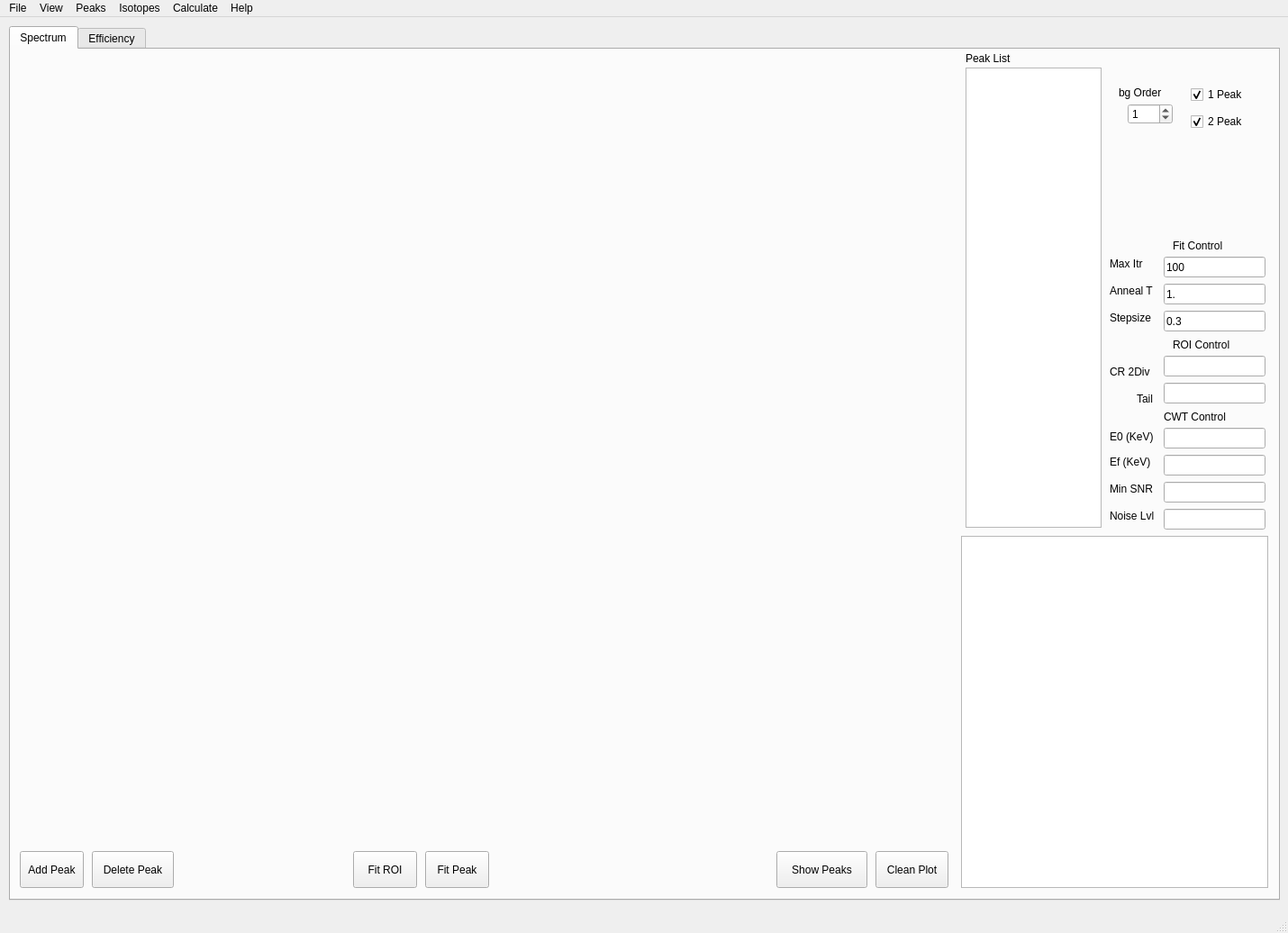
<?xml version="1.0" encoding="UTF-8"?>
<ui version="4.0">
 <class>MainWindow</class>
 <widget class="QMainWindow" name="MainWindow">
  <property name="geometry">
   <rect>
    <x>0</x>
    <y>0</y>
    <width>1430</width>
    <height>1036</height>
   </rect>
  </property>
  <property name="windowTitle">
   <string>MainWindow</string>
  </property>
  <widget class="QWidget" name="homeWidget">
   <widget class="QTabWidget" name="tabWidget">
    <property name="geometry">
     <rect>
      <x>10</x>
      <y>10</y>
      <width>1411</width>
      <height>971</height>
     </rect>
    </property>
    <property name="currentIndex">
     <number>0</number>
    </property>
    <widget class="QWidget" name="tabSpectrum">
     <attribute name="title">
      <string>Spectrum</string>
     </attribute>
     <widget class="PlotWidget" name="plotSpectrum" native="true">
      <property name="geometry">
       <rect>
        <x>10</x>
        <y>10</y>
        <width>1031</width>
        <height>871</height>
       </rect>
      </property>
     </widget>
     <widget class="QPushButton" name="toolAddPeak">
      <property name="geometry">
       <rect>
        <x>10</x>
        <y>890</y>
        <width>71</width>
        <height>41</height>
       </rect>
      </property>
      <property name="text">
       <string>Add Peak</string>
      </property>
     </widget>
     <widget class="QToolButton" name="pushDelPeak">
      <property name="geometry">
       <rect>
        <x>90</x>
        <y>890</y>
        <width>91</width>
        <height>41</height>
       </rect>
      </property>
      <property name="text">
       <string>Delete Peak</string>
      </property>
     </widget>
     <widget class="QToolButton" name="pushFitPeak">
      <property name="geometry">
       <rect>
        <x>460</x>
        <y>890</y>
        <width>71</width>
        <height>41</height>
       </rect>
      </property>
      <property name="text">
       <string>Fit Peak</string>
      </property>
     </widget>
     <widget class="QToolButton" name="pushFitROI">
      <property name="geometry">
       <rect>
        <x>380</x>
        <y>890</y>
        <width>71</width>
        <height>41</height>
       </rect>
      </property>
      <property name="text">
       <string>Fit ROI</string>
      </property>
     </widget>
     <widget class="QPushButton" name="pushClean">
      <property name="geometry">
       <rect>
        <x>960</x>
        <y>890</y>
        <width>81</width>
        <height>41</height>
       </rect>
      </property>
      <property name="text">
       <string>Clean Plot</string>
      </property>
     </widget>
     <widget class="QPushButton" name="pushShowPeaks">
      <property name="geometry">
       <rect>
        <x>850</x>
        <y>890</y>
        <width>101</width>
        <height>41</height>
       </rect>
      </property>
      <property name="text">
       <string>Show Peaks</string>
      </property>
     </widget>
     <widget class="QTextBrowser" name="textBrowser">
      <property name="geometry">
       <rect>
        <x>1055</x>
        <y>540</y>
        <width>341</width>
        <height>391</height>
       </rect>
      </property>
     </widget>
     <widget class="QLineEdit" name="cwt1">
      <property name="geometry">
       <rect>
        <x>1280</x>
        <y>420</y>
        <width>113</width>
        <height>23</height>
       </rect>
      </property>
     </widget>
     <widget class="QLineEdit" name="cwt2">
      <property name="geometry">
       <rect>
        <x>1280</x>
        <y>450</y>
        <width>113</width>
        <height>23</height>
       </rect>
      </property>
      <property name="text">
       <string/>
      </property>
     </widget>
     <widget class="QLineEdit" name="cwt3">
      <property name="geometry">
       <rect>
        <x>1280</x>
        <y>480</y>
        <width>113</width>
        <height>23</height>
       </rect>
      </property>
     </widget>
     <widget class="QLineEdit" name="cwt4">
      <property name="geometry">
       <rect>
        <x>1280</x>
        <y>510</y>
        <width>113</width>
        <height>23</height>
       </rect>
      </property>
     </widget>
     <widget class="QLabel" name="label">
      <property name="geometry">
       <rect>
        <x>1280</x>
        <y>400</y>
        <width>101</width>
        <height>16</height>
       </rect>
      </property>
      <property name="text">
       <string>CWT Control</string>
      </property>
     </widget>
     <widget class="QListWidget" name="listWidget">
      <property name="geometry">
       <rect>
        <x>1060</x>
        <y>20</y>
        <width>151</width>
        <height>511</height>
       </rect>
      </property>
     </widget>
     <widget class="QLabel" name="label_2">
      <property name="geometry">
       <rect>
        <x>1060</x>
        <y>0</y>
        <width>101</width>
        <height>20</height>
       </rect>
      </property>
      <property name="text">
       <string>Peak List</string>
      </property>
     </widget>
     <widget class="QLabel" name="label_3">
      <property name="geometry">
       <rect>
        <x>1220</x>
        <y>420</y>
        <width>61</width>
        <height>20</height>
       </rect>
      </property>
      <property name="text">
       <string>E0 (KeV)</string>
      </property>
     </widget>
     <widget class="QLabel" name="label_4">
      <property name="geometry">
       <rect>
        <x>1220</x>
        <y>450</y>
        <width>51</width>
        <height>16</height>
       </rect>
      </property>
      <property name="text">
       <string>Ef (KeV)</string>
      </property>
     </widget>
     <widget class="QLabel" name="label_5">
      <property name="geometry">
       <rect>
        <x>1220</x>
        <y>510</y>
        <width>62</width>
        <height>15</height>
       </rect>
      </property>
      <property name="text">
       <string>Noise Lvl</string>
      </property>
     </widget>
     <widget class="QLabel" name="label_6">
      <property name="geometry">
       <rect>
        <x>1220</x>
        <y>480</y>
        <width>62</width>
        <height>15</height>
       </rect>
      </property>
      <property name="text">
       <string>Min SNR</string>
      </property>
     </widget>
     <widget class="QLineEdit" name="roi2">
      <property name="geometry">
       <rect>
        <x>1280</x>
        <y>370</y>
        <width>113</width>
        <height>23</height>
       </rect>
      </property>
     </widget>
     <widget class="QLineEdit" name="roi1">
      <property name="geometry">
       <rect>
        <x>1280</x>
        <y>340</y>
        <width>113</width>
        <height>23</height>
       </rect>
      </property>
     </widget>
     <widget class="QLabel" name="label_7">
      <property name="geometry">
       <rect>
        <x>1290</x>
        <y>320</y>
        <width>91</width>
        <height>16</height>
       </rect>
      </property>
      <property name="text">
       <string>ROI Control</string>
      </property>
     </widget>
     <widget class="QLabel" name="label_8">
      <property name="geometry">
       <rect>
        <x>1220</x>
        <y>350</y>
        <width>51</width>
        <height>16</height>
       </rect>
      </property>
      <property name="text">
       <string>CR 2Div</string>
      </property>
     </widget>
     <widget class="QLabel" name="label_9">
      <property name="geometry">
       <rect>
        <x>1250</x>
        <y>380</y>
        <width>31</width>
        <height>16</height>
       </rect>
      </property>
      <property name="text">
       <string>Tail</string>
      </property>
     </widget>
     <widget class="QCheckBox" name="peak1">
      <property name="geometry">
       <rect>
        <x>1310</x>
        <y>40</y>
        <width>91</width>
        <height>20</height>
       </rect>
      </property>
      <property name="text">
       <string>1 Peak</string>
      </property>
      <property name="checked">
       <bool>true</bool>
      </property>
     </widget>
     <widget class="QCheckBox" name="peak2">
      <property name="geometry">
       <rect>
        <x>1310</x>
        <y>70</y>
        <width>91</width>
        <height>20</height>
       </rect>
      </property>
      <property name="text">
       <string>2 Peak</string>
      </property>
      <property name="checked">
       <bool>true</bool>
      </property>
     </widget>
     <widget class="QSpinBox" name="bgOrder">
      <property name="geometry">
       <rect>
        <x>1240</x>
        <y>60</y>
        <width>50</width>
        <height>23</height>
       </rect>
      </property>
      <property name="value">
       <number>1</number>
      </property>
     </widget>
     <widget class="QLabel" name="label_10">
      <property name="geometry">
       <rect>
        <x>1230</x>
        <y>40</y>
        <width>62</width>
        <height>15</height>
       </rect>
      </property>
      <property name="text">
       <string>bg Order</string>
      </property>
     </widget>
     <widget class="QLineEdit" name="fit1">
      <property name="geometry">
       <rect>
        <x>1280</x>
        <y>230</y>
        <width>113</width>
        <height>23</height>
       </rect>
      </property>
      <property name="text">
       <string>100</string>
      </property>
     </widget>
     <widget class="QLineEdit" name="fit2">
      <property name="geometry">
       <rect>
        <x>1280</x>
        <y>260</y>
        <width>113</width>
        <height>23</height>
       </rect>
      </property>
      <property name="text">
       <string>1.</string>
      </property>
     </widget>
     <widget class="QLineEdit" name="fit3">
      <property name="geometry">
       <rect>
        <x>1280</x>
        <y>290</y>
        <width>113</width>
        <height>23</height>
       </rect>
      </property>
      <property name="text">
       <string>0.3</string>
      </property>
     </widget>
     <widget class="QLabel" name="label_11">
      <property name="geometry">
       <rect>
        <x>1290</x>
        <y>210</y>
        <width>81</width>
        <height>16</height>
       </rect>
      </property>
      <property name="text">
       <string>Fit Control</string>
      </property>
     </widget>
     <widget class="QLabel" name="label_12">
      <property name="geometry">
       <rect>
        <x>1220</x>
        <y>230</y>
        <width>62</width>
        <height>15</height>
       </rect>
      </property>
      <property name="text">
       <string>Max Itr</string>
      </property>
     </widget>
     <widget class="QLabel" name="label_13">
      <property name="geometry">
       <rect>
        <x>1220</x>
        <y>260</y>
        <width>62</width>
        <height>15</height>
       </rect>
      </property>
      <property name="text">
       <string>Anneal T</string>
      </property>
     </widget>
     <widget class="QLabel" name="label_14">
      <property name="geometry">
       <rect>
        <x>1220</x>
        <y>290</y>
        <width>62</width>
        <height>15</height>
       </rect>
      </property>
      <property name="text">
       <string>Stepsize</string>
      </property>
     </widget>
    </widget>
    <widget class="QWidget" name="tabEff">
     <attribute name="title">
      <string>Efficiency</string>
     </attribute>
    </widget>
   </widget>
  </widget>
  <widget class="QMenuBar" name="menubar">
   <property name="geometry">
    <rect>
     <x>0</x>
     <y>0</y>
     <width>1430</width>
     <height>29</height>
    </rect>
   </property>
   <widget class="QMenu" name="menuFILE">
    <property name="title">
     <string>File</string>
    </property>
    <addaction name="actionOpen"/>
    <addaction name="actionSave"/>
    <addaction name="actionImport"/>
    <addaction name="separator"/>
    <addaction name="actionExit_2"/>
   </widget>
   <widget class="QMenu" name="menuView">
    <property name="title">
     <string>View</string>
    </property>
    <addaction name="actionCWT"/>
    <addaction name="actionLines"/>
    <addaction name="actionColor"/>
   </widget>
   <widget class="QMenu" name="menuFit">
    <property name="title">
     <string>Peaks</string>
    </property>
    <addaction name="actionAuto_Peaks"/>
    <addaction name="actionMark_Peak"/>
    <addaction name="actionModels"/>
    <addaction name="actionPeak_Report"/>
    <addaction name="actionDelete_Peak"/>
    <addaction name="actionDelete_All_Peaks"/>
    <addaction name="actionNext_Peak"/>
    <addaction name="actionPrev_Peak"/>
   </widget>
   <widget class="QMenu" name="menuIsotopes">
    <property name="title">
     <string>Isotopes</string>
    </property>
    <addaction name="actionLoad_Library"/>
    <addaction name="actionIdentify_Peak"/>
   </widget>
   <widget class="QMenu" name="menuHelp">
    <property name="title">
     <string>Help</string>
    </property>
    <addaction name="actionAbout"/>
    <addaction name="actionManual"/>
   </widget>
   <widget class="QMenu" name="menuCalculate">
    <property name="title">
     <string>Calculate</string>
    </property>
    <addaction name="actionActivity"/>
   </widget>
   <addaction name="menuFILE"/>
   <addaction name="menuView"/>
   <addaction name="menuFit"/>
   <addaction name="menuIsotopes"/>
   <addaction name="menuCalculate"/>
   <addaction name="menuHelp"/>
  </widget>
  <widget class="QStatusBar" name="statusbar"/>
  <action name="actionExit">
   <property name="text">
    <string>Exit</string>
   </property>
  </action>
  <action name="actionOpen">
   <property name="text">
    <string>Load</string>
   </property>
   <property name="toolTip">
    <string>Open old session (ctrl+o)</string>
   </property>
   <property name="shortcut">
    <string>Ctrl+L</string>
   </property>
  </action>
  <action name="actionSave">
   <property name="text">
    <string>Save</string>
   </property>
   <property name="toolTip">
    <string>Save session (ctrl+s)</string>
   </property>
   <property name="shortcut">
    <string>Ctrl+S</string>
   </property>
  </action>
  <action name="actionImport">
   <property name="text">
    <string>Import</string>
   </property>
   <property name="toolTip">
    <string>Import channel data</string>
   </property>
   <property name="shortcut">
    <string>Ctrl+O</string>
   </property>
  </action>
  <action name="actionExit_2">
   <property name="text">
    <string>Exit</string>
   </property>
   <property name="toolTip">
    <string>Exit (ctrl+q)</string>
   </property>
   <property name="shortcut">
    <string>Ctrl+Q</string>
   </property>
  </action>
  <action name="actionCWT">
   <property name="text">
    <string>CWT</string>
   </property>
  </action>
  <action name="actionAuto_Peaks">
   <property name="text">
    <string>Auto Peaks</string>
   </property>
   <property name="toolTip">
    <string>Auto Peaks (ctrl+t)</string>
   </property>
   <property name="shortcut">
    <string>Ctrl+T</string>
   </property>
  </action>
  <action name="actionAbout">
   <property name="text">
    <string>About</string>
   </property>
  </action>
  <action name="actionManual">
   <property name="text">
    <string>Manual</string>
   </property>
  </action>
  <action name="actionLoad_Library">
   <property name="text">
    <string>Load Library</string>
   </property>
  </action>
  <action name="actionIdentify_Peak">
   <property name="text">
    <string>Identify Peak</string>
   </property>
   <property name="toolTip">
    <string>Identify Peak (ctrl+i)</string>
   </property>
   <property name="iconVisibleInMenu">
    <bool>false</bool>
   </property>
  </action>
  <action name="actionMark_Peak">
   <property name="text">
    <string>Mark Peak</string>
   </property>
   <property name="toolTip">
    <string>Add Peak (ctrl+a)</string>
   </property>
   <property name="shortcut">
    <string>Ctrl+A</string>
   </property>
  </action>
  <action name="actionActivity">
   <property name="text">
    <string>Activity</string>
   </property>
  </action>
  <action name="actionModels">
   <property name="text">
    <string>Models</string>
   </property>
  </action>
  <action name="actionLines">
   <property name="text">
    <string>markers</string>
   </property>
  </action>
  <action name="actionColor">
   <property name="text">
    <string>colors</string>
   </property>
  </action>
  <action name="actionPeak_Report">
   <property name="text">
    <string>Peak Report</string>
   </property>
  </action>
  <action name="actionDelete_Peak">
   <property name="text">
    <string>Delete Peak</string>
   </property>
   <property name="shortcut">
    <string>Ctrl+D</string>
   </property>
  </action>
  <action name="actionDelete_All_Peaks">
   <property name="text">
    <string>Delete All Peaks</string>
   </property>
  </action>
  <action name="actionNext_Peak">
   <property name="text">
    <string>Next Peak</string>
   </property>
   <property name="shortcut">
    <string>J</string>
   </property>
  </action>
  <action name="actionPrev_Peak">
   <property name="text">
    <string>Prev Peak</string>
   </property>
   <property name="shortcut">
    <string>K</string>
   </property>
  </action>
 </widget>
 <customwidgets>
  <customwidget>
   <class>PlotWidget</class>
   <extends>QWidget</extends>
   <header>pyqtgraph</header>
   <container>1</container>
  </customwidget>
 </customwidgets>
 <resources/>
 <connections/>
</ui>
